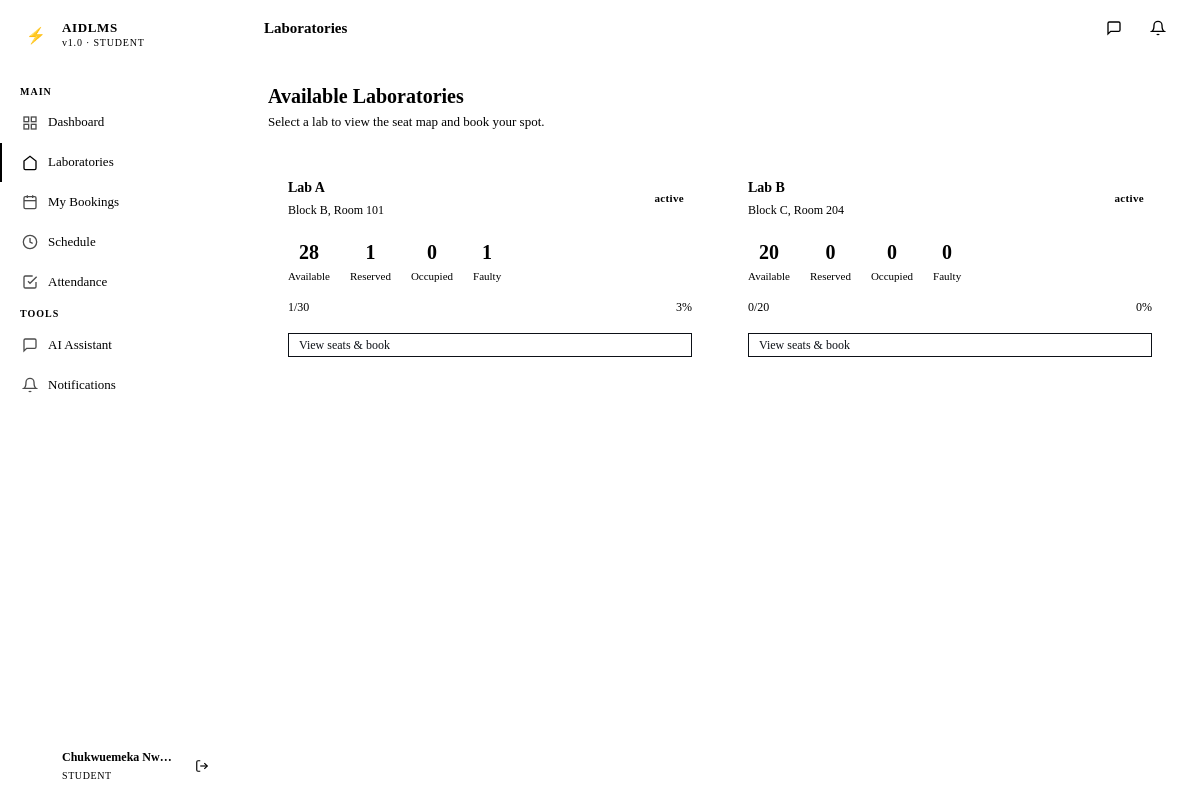
Page /student/labs (signed in) on the committed database.
### app/models/models.py (models this page shows, shortened)
class User(UserMixin, db.Model):
    __tablename__ = 'users'
    id = db.Column(db.String(36), primary_key=True, default=gen_uuid)
    name = db.Column(db.String(100), nullable=False)
    email = db.Column(db.String(150), unique=True, nullable=False)
    password_hash = db.Column(db.String(255), nullable=False)
    role = db.Column(db.Enum('student', 'lecturer', 'technician', 'admin', name='user_role'), nullable=False)
    active = db.Column(db.Boolean, default=True)
    created_at = db.Column(db.DateTime, default=datetime.utcnow)
    bookings = db.relationship('Booking', foreign_keys='Booking.user_id', backref='user', lazy='dynamic')
    attendance_records = db.relationship('Attendance', foreign_keys='Attendance.user_id', backref='user', lazy='dynamic')
    notifications = db.relationship('Notification', backref='user', lazy='dynamic')
    chat_logs = db.relationship('ChatLog', backref='user', lazy='dynamic')
    sessions_opened = db.relationship('Session', foreign_keys='Session.lecturer_id', backref='lecturer', lazy='dynamic')
    schedules = db.relationship('Schedule', foreign_keys='Schedule.lecturer_id', backref='lecturer', lazy='dynamic')

class Laboratory(db.Model):
    __tablename__ = 'laboratories'
    id = db.Column(db.String(36), primary_key=True, default=gen_uuid)
    name = db.Column(db.String(100), nullable=False)
    capacity = db.Column(db.Integer, nullable=False)
    location = db.Column(db.String(100), nullable=False)
    status = db.Column(db.Enum('active', 'inactive', 'maintenance', name='lab_status'), default='active')
    created_at = db.Column(db.DateTime, default=datetime.utcnow)
    seats = db.relationship('Seat', backref='laboratory', lazy='dynamic', cascade='all, delete-orphan')
    schedules = db.relationship('Schedule', backref='laboratory', lazy='dynamic')
    equipment = db.relationship('Equipment', backref='laboratory', lazy='dynamic', cascade='all, delete-orphan')

### app/student/routes.py (the view)
@student_bp.route('/labs')
@student_required
def labs():
    labs = Laboratory.query.filter_by(status='active').all()
    occupancy = {lab.id: monitoring_agent.get_lab_occupancy(lab.id) for lab in labs}
    return render_template('student/labs.html', labs=labs, occupancy=occupancy)

### app/agents/monitoring_agent.py (called while the page is built)
    def get_lab_occupancy(self, lab_id):
        seats = Seat.query.filter_by(lab_id=lab_id).all()
        total = len(seats)
        available = sum(1 for s in seats if s.status == 'available')
        reserved = sum(1 for s in seats if s.status == 'reserved')
        occupied = sum(1 for s in seats if s.status == 'occupied')
        faulty = sum(1 for s in seats if s.status == 'faulty')
        return {
            'total': total,
            'available': available,
            'reserved': reserved,
            'occupied': occupied,
            'faulty': faulty
        }

### app/student/routes.py (called while the page is built)
def student_required(f):
    @wraps(f)
    def decorated(*args, **kwargs):
        if current_user.role != 'student':
            return redirect(url_for('auth.login'))
        return f(*args, **kwargs)
    return login_required(decorated)

### app/templates/student/labs.html (shortened to what this page needs)
{% extends "base.html" %}
{% block page_title %}Laboratories{% endblock %}
{% block content %}
<div class="page-header">
  <div class="page-header-text">
    <h1>Available Laboratories</h1>
    <p>Select a lab to view the seat map and book your spot.</p>
  </div>
</div>
<div class="grid-2">
  {% for lab in labs %}
  <div class="card" style="cursor:pointer;" onclick="window.location='{{ url_for('student.book_seat', lab_id=lab.id) }}'">
    <div class="card-header">
      <div>
        <div class="card-title">{{ lab.name }}</div>
        <div class="card-subtitle">{{ lab.location }}</div>
      </div>
      <span class="badge badge-{{ 'available' if lab.status == 'active' else 'faulty' }}">{{ lab.status }}</span>
    </div>
    {% set occ = occupancy[lab.id] %}
    <div class="d-flex" style="gap:20px; margin-bottom:12px;">
      <div style="text-align:center;">
        <div style="font-size:20px; font-weight:700; font-family:var(--font-mono); color:var(--color-green);">{{ occ.available }}</div>
        <div style="font-size:11px; color:var(--color-text-muted);">Available</div>
      </div>
      <div style="text-align:center;">
        <div style="font-size:20px; font-weight:700; font-family:var(--font-mono); color:var(--color-red);">{{ occ.reserved }}</div>
        <div style="font-size:11px; color:var(--color-text-muted);">Reserved</div>
      </div>
      <div style="text-align:center;">
        <div style="font-size:20px; font-weight:700; font-family:var(--font-mono); color:var(--color-orange);">{{ occ.occupied }}</div>
        <div style="font-size:11px; color:var(--color-text-muted);">Occupied</div>
      </div>
      <div style="text-align:center;">
        <div style="font-size:20px; font-weight:700; font-family:var(--font-mono); color:var(--color-text-muted);">{{ occ.faulty }}</div>
        <div style="font-size:11px; color:var(--color-text-muted);">Faulty</div>
      </div>
    </div>
    <div class="occupancy-bar">
      <span>{{ occ.occupied + occ.reserved }}/{{ occ.total }}</span>
      <div class="bar">
        <div class="fill" style="width:{{ ((occ.occupied + occ.reserved) / occ.total * 100) if occ.total > 0 else 0 }}%;"></div>
      </div>
      <span>{{ ((occ.occupied + occ.reserved) / occ.total * 100) | int if occ.total > 0 else 0 }}%</span>
    </div>
    <a href="{{ url_for('student.book_seat', lab_id=lab.id) }}" class="btn btn-primary btn-sm w-full" style="margin-top:16px;" onclick="event.stopPropagation()">
      View seats & book
    </a>
  </div>
  {% else %}
  <div class="empty-state" style="grid-column:1/-1;">
    <div class="empty-icon">🏛</div>
    <div class="empty-title">No labs available</div>
    <div class="empty-desc">Contact your administrator if this seems incorrect.</div>
  </div>
  {% endfor %}
</div>
{% endblock %}

### app/templates/base.html (shortened to what this page needs)
<!DOCTYPE html>
<html lang="en">
<head>
  <link rel="stylesheet" href="{{ url_for('static', filename='css/style.css') }}">
</head>
<body>
<div class="app-shell">
  <aside class="sidebar" id="sidebar">
    <div class="sidebar-brand">
      <a href="{{ url_for('admin.dashboard') if current_user.role == 'admin' else url_for(current_user.role + '.dashboard') }}" class="brand-logo">
        <div class="brand-icon">⚡</div>
        <div class="brand-text">
          <span class="brand-name">AIDLMS</span>
          <span class="brand-sub">v1.0 · {{ current_user.role | upper }}</span>
        </div>
      </a>
    </div>
    <nav class="sidebar-nav">
      {% if current_user.role == 'student' %}
        <span class="nav-section-label">Main</span>
        <a href="{{ url_for('student.dashboard') }}" class="nav-item {% if request.endpoint == 'student.dashboard' %}active{% endif %}">
          <svg class="nav-icon" viewBox="0 0 24 24" fill="none" stroke="currentColor" stroke-width="2"><rect x="3" y="3" width="7" height="7"/><rect x="14" y="3" width="7" height="7"/><rect x="14" y="14" width="7" height="7"/><rect x="3" y="14" width="7" height="7"/></svg>
          Dashboard
        </a>
        <a href="{{ url_for('student.labs') }}" class="nav-item {% if 'labs' in request.endpoint %}active{% endif %}">
          <svg class="nav-icon" viewBox="0 0 24 24" fill="none" stroke="currentColor" stroke-width="2"><path d="M3 9l9-7 9 7v11a2 2 0 01-2 2H5a2 2 0 01-2-2z"/></svg>
          Laboratories
        </a>
        <a href="{{ url_for('student.bookings') }}" class="nav-item {% if request.endpoint == 'student.bookings' %}active{% endif %}">
          <svg class="nav-icon" viewBox="0 0 24 24" fill="none" stroke="currentColor" stroke-width="2"><rect x="3" y="4" width="18" height="18" rx="2"/><line x1="16" y1="2" x2="16" y2="6"/><line x1="8" y1="2" x2="8" y2="6"/><line x1="3" y1="10" x2="21" y2="10"/></svg>
          My Bookings
        </a>
        <a href="{{ url_for('student.schedule') }}" class="nav-item {% if request.endpoint == 'student.schedule' %}active{% endif %}">
          <svg class="nav-icon" viewBox="0 0 24 24" fill="none" stroke="currentColor" stroke-width="2"><circle cx="12" cy="12" r="10"/><path d="M12 6v6l4 2"/></svg>
          Schedule
        </a>
        <a href="{{ url_for('student.attendance') }}" class="nav-item {% if request.endpoint == 'student.attendance' %}active{% endif %}">
          <svg class="nav-icon" viewBox="0 0 24 24" fill="none" stroke="currentColor" stroke-width="2"><path d="M9 11l3 3L22 4"/><path d="M21 12v7a2 2 0 01-2 2H5a2 2 0 01-2-2V5a2 2 0 012-2h11"/></svg>
          Attendance
        </a>
        <span class="nav-section-label">Tools</span>
        <a href="{{ url_for('chatbot.index') }}" class="nav-item {% if 'chatbot' in request.endpoint %}active{% endif %}">
          <svg class="nav-icon" viewBox="0 0 24 24" fill="none" stroke="currentColor" stroke-width="2"><path d="M21 15a2 2 0 01-2 2H7l-4 4V5a2 2 0 012-2h14a2 2 0 012 2z"/></svg>
          AI Assistant
        </a>
        <a href="{{ url_for('student.notifications') }}" class="nav-item {% if request.endpoint == 'student.notifications' %}active{% endif %}">
          <svg class="nav-icon" viewBox="0 0 24 24" fill="none" stroke="currentColor" stroke-width="2"><path d="M18 8A6 6 0 006 8c0 7-3 9-3 9h18s-3-2-3-9"/><path d="M13.73 21a2 2 0 01-3.46 0"/></svg>
          Notifications
          {% if unread_count > 0 %}<span class="nav-badge">{{ unread_count }}</span>{% endif %}
        </a>
      {% endif %}
    </nav>
    <div class="sidebar-footer">
      <div class="user-info">
        <div class="user-avatar">{{ current_user.name[0] | upper }}</div>
        <div class="user-details">
          <div class="user-name">{{ current_user.name }}</div>
          <div class="user-role">{{ current_user.role }}</div>
        </div>
        <a href="{{ url_for('auth.logout') }}" class="icon-btn" title="Sign out" style="border:none;">
          <svg width="14" height="14" viewBox="0 0 24 24" fill="none" stroke="currentColor" stroke-width="2"><path d="M9 21H5a2 2 0 01-2-2V5a2 2 0 012-2h4"/><polyline points="16 17 21 12 16 7"/><line x1="21" y1="12" x2="9" y2="12"/></svg>
        </a>
      </div>
    </div>
  </aside>
  <div class="main-content">
    <header class="topbar">
      <span class="topbar-title">{% block page_title %}{% endblock %}</span>
      <div class="topbar-actions">
        <a href="{{ url_for('chatbot.index') }}" class="icon-btn" title="AI Assistant">
          <svg width="16" height="16" viewBox="0 0 24 24" fill="none" stroke="currentColor" stroke-width="2"><path d="M21 15a2 2 0 01-2 2H7l-4 4V5a2 2 0 012-2h14a2 2 0 012 2z"/></svg>
        </a>
        {% if current_user.role == 'student' %}
        <a href="{{ url_for('student.notifications') }}" class="icon-btn" title="Notifications">
          <svg width="16" height="16" viewBox="0 0 24 24" fill="none" stroke="currentColor" stroke-width="2"><path d="M18 8A6 6 0 006 8c0 7-3 9-3 9h18s-3-2-3-9"/><path d="M13.73 21a2 2 0 01-3.46 0"/></svg>
          {% if unread_count > 0 %}<span class="notification-dot"></span>{% endif %}
        </a>
        {% endif %}
      </div>
    </header>
    <main class="page-content">
      {% block content %}{% endblock %}
    </main>
  </div>
</div>
</body>
</html>

### rows in the picture
User: role "STUDENT", name "Chukwuemeka Nw…"
Laboratory: name "Lab A", location "Block B, Room 101", status "active", available "28", reserved "1", occupied "0", faulty "1", occupied "1", total "30", occupied "3"
Laboratory: name "Lab B", location "Block C, Room 204", status "active", available "20", reserved "0", occupied "0", faulty "0", total "20"
